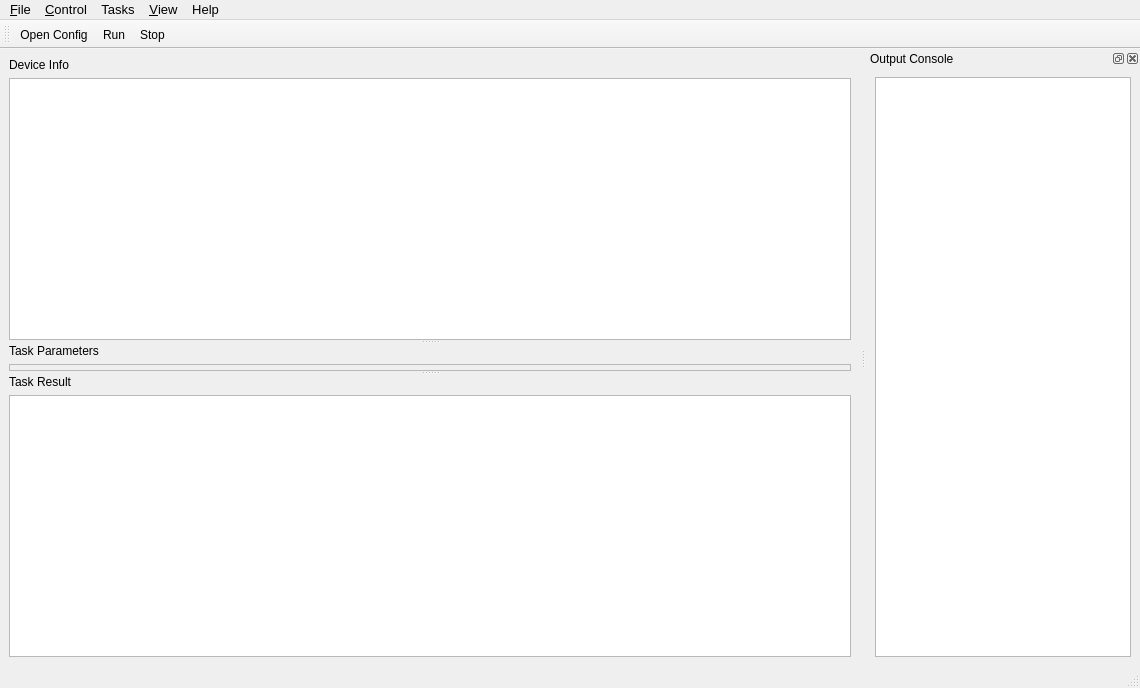
<?xml version="1.0" encoding="UTF-8"?>
<ui version="4.0">
 <class>TaskMain</class>
 <widget class="QMainWindow" name="TaskMain">
  <property name="geometry">
   <rect>
    <x>0</x>
    <y>0</y>
    <width>1140</width>
    <height>688</height>
   </rect>
  </property>
  <property name="windowTitle">
   <string>MainWindow</string>
  </property>
  <widget class="QWidget" name="centralwidget">
   <layout class="QHBoxLayout" name="horizontalLayout_2">
    <item>
     <widget class="QSplitter" name="splitter_2">
      <property name="orientation">
       <enum>Qt::Horizontal</enum>
      </property>
      <widget class="QSplitter" name="splitter">
       <property name="orientation">
        <enum>Qt::Vertical</enum>
       </property>
       <widget class="QWidget" name="layoutWidget">
        <layout class="QVBoxLayout" name="verticalLayout_2">
         <item>
          <widget class="QLabel" name="label_2">
           <property name="text">
            <string>Device Info</string>
           </property>
           <property name="buddy">
            <cstring>deviceInfo</cstring>
           </property>
          </widget>
         </item>
         <item>
          <widget class="QTextBrowser" name="deviceInfo"/>
         </item>
        </layout>
       </widget>
       <widget class="QWidget" name="layoutWidget">
        <layout class="QVBoxLayout" name="verticalLayout_3">
         <item>
          <widget class="QLabel" name="label_3">
           <property name="text">
            <string>Task Parameters</string>
           </property>
          </widget>
         </item>
         <item>
          <widget class="QFrame" name="taskParameterFrame">
           <property name="frameShape">
            <enum>QFrame::StyledPanel</enum>
           </property>
           <property name="frameShadow">
            <enum>QFrame::Raised</enum>
           </property>
          </widget>
         </item>
        </layout>
       </widget>
       <widget class="QWidget" name="layoutWidget">
        <layout class="QVBoxLayout" name="verticalLayout_4">
         <item>
          <widget class="QLabel" name="label_4">
           <property name="text">
            <string>Task Result</string>
           </property>
           <property name="buddy">
            <cstring>taskResult</cstring>
           </property>
          </widget>
         </item>
         <item>
          <widget class="QTextBrowser" name="taskResult">
           <property name="font">
            <font>
             <pointsize>10</pointsize>
            </font>
           </property>
          </widget>
         </item>
        </layout>
       </widget>
      </widget>
     </widget>
    </item>
   </layout>
  </widget>
  <widget class="QMenuBar" name="menubar">
   <property name="geometry">
    <rect>
     <x>0</x>
     <y>0</y>
     <width>1140</width>
     <height>23</height>
    </rect>
   </property>
   <property name="font">
    <font>
     <pointsize>10</pointsize>
    </font>
   </property>
   <widget class="QMenu" name="menu_File">
    <property name="title">
     <string>&amp;File</string>
    </property>
    <addaction name="action_Open"/>
    <addaction name="separator"/>
    <addaction name="actionQuit"/>
   </widget>
   <widget class="QMenu" name="menu_Control">
    <property name="title">
     <string>&amp;Control</string>
    </property>
    <addaction name="actionConnect"/>
    <addaction name="actionDisconnect"/>
   </widget>
   <widget class="QMenu" name="menu_View">
    <property name="title">
     <string>&amp;View</string>
    </property>
    <addaction name="actionConsole"/>
   </widget>
   <widget class="QMenu" name="menuHelp">
    <property name="title">
     <string>Help</string>
    </property>
   </widget>
   <widget class="QMenu" name="menu_Tasks">
    <property name="title">
     <string>Tasks</string>
    </property>
   </widget>
   <addaction name="menu_File"/>
   <addaction name="menu_Control"/>
   <addaction name="menu_Tasks"/>
   <addaction name="menu_View"/>
   <addaction name="menuHelp"/>
  </widget>
  <widget class="QStatusBar" name="statusbar">
   <property name="font">
    <font>
     <pointsize>10</pointsize>
    </font>
   </property>
  </widget>
  <widget class="QToolBar" name="toolBar">
   <property name="windowTitle">
    <string>toolBar</string>
   </property>
   <attribute name="toolBarArea">
    <enum>TopToolBarArea</enum>
   </attribute>
   <attribute name="toolBarBreak">
    <bool>false</bool>
   </attribute>
   <addaction name="action_Open"/>
   <addaction name="actionRun"/>
   <addaction name="actionStop"/>
  </widget>
  <widget class="QDockWidget" name="loggingDockWidget">
   <property name="toolTip">
    <string extracomment="Logging console"/>
   </property>
   <property name="whatsThis">
    <string extracomment="Logging console"/>
   </property>
   <property name="floating">
    <bool>false</bool>
   </property>
   <property name="windowTitle">
    <string>Output Console</string>
   </property>
   <attribute name="dockWidgetArea">
    <number>2</number>
   </attribute>
   <widget class="QWidget" name="dockWidgetContents_3">
    <layout class="QHBoxLayout" name="horizontalLayout">
     <item>
      <widget class="QTextBrowser" name="console">
       <property name="font">
        <font>
         <pointsize>10</pointsize>
        </font>
       </property>
      </widget>
     </item>
    </layout>
   </widget>
  </widget>
  <action name="action_New">
   <property name="icon">
    <iconset>
     <normaloff>icons/filenew.png</normaloff>icons/filenew.png</iconset>
   </property>
   <property name="text">
    <string>&amp;New</string>
   </property>
  </action>
  <action name="action_Open">
   <property name="icon">
    <iconset>
     <normaloff>icons/fileopen.png</normaloff>icons/fileopen.png</iconset>
   </property>
   <property name="text">
    <string>&amp;Open Config</string>
   </property>
  </action>
  <action name="action_Save">
   <property name="icon">
    <iconset>
     <normaloff>icons/filesave.png</normaloff>icons/filesave.png</iconset>
   </property>
   <property name="text">
    <string>&amp;Save</string>
   </property>
  </action>
  <action name="actionE_xit">
   <property name="icon">
    <iconset>
     <normaloff>icons/x.png</normaloff>icons/x.png</iconset>
   </property>
   <property name="text">
    <string>E&amp;xit</string>
   </property>
  </action>
  <action name="actionConnect">
   <property name="text">
    <string>Connect</string>
   </property>
  </action>
  <action name="actionDisconnect">
   <property name="text">
    <string>Disconnect</string>
   </property>
  </action>
  <action name="actionConsole">
   <property name="checkable">
    <bool>true</bool>
   </property>
   <property name="checked">
    <bool>false</bool>
   </property>
   <property name="text">
    <string>Console</string>
   </property>
  </action>
  <action name="actionQuit">
   <property name="text">
    <string>Quit</string>
   </property>
  </action>
  <action name="actionRun">
   <property name="icon">
    <iconset>
     <normaloff>icons/run.png</normaloff>icons/run.png</iconset>
   </property>
   <property name="text">
    <string>Run</string>
   </property>
   <property name="toolTip">
    <string>Start the selected test</string>
   </property>
   <property name="shortcut">
    <string>Alt+R</string>
   </property>
  </action>
  <action name="actionStop">
   <property name="icon">
    <iconset>
     <normaloff>icons/stop.png</normaloff>icons/stop.png</iconset>
   </property>
   <property name="text">
    <string>Stop</string>
   </property>
   <property name="toolTip">
    <string>Abort the current test</string>
   </property>
  </action>
 </widget>
 <resources/>
 <connections>
  <connection>
   <sender>action_Open</sender>
   <signal>triggered()</signal>
   <receiver>TaskMain</receiver>
   <slot>onOpen()</slot>
   <hints>
    <hint type="sourcelabel">
     <x>-1</x>
     <y>-1</y>
    </hint>
    <hint type="destinationlabel">
     <x>287</x>
     <y>322</y>
    </hint>
   </hints>
  </connection>
  <connection>
   <sender>action_New</sender>
   <signal>triggered()</signal>
   <receiver>TaskMain</receiver>
   <slot>onNew()</slot>
   <hints>
    <hint type="sourcelabel">
     <x>-1</x>
     <y>-1</y>
    </hint>
    <hint type="destinationlabel">
     <x>408</x>
     <y>343</y>
    </hint>
   </hints>
  </connection>
  <connection>
   <sender>action_Save</sender>
   <signal>triggered()</signal>
   <receiver>TaskMain</receiver>
   <slot>onSave()</slot>
   <hints>
    <hint type="sourcelabel">
     <x>-1</x>
     <y>-1</y>
    </hint>
    <hint type="destinationlabel">
     <x>408</x>
     <y>343</y>
    </hint>
   </hints>
  </connection>
  <connection>
   <sender>actionE_xit</sender>
   <signal>triggered()</signal>
   <receiver>TaskMain</receiver>
   <slot>close()</slot>
   <hints>
    <hint type="sourcelabel">
     <x>-1</x>
     <y>-1</y>
    </hint>
    <hint type="destinationlabel">
     <x>408</x>
     <y>343</y>
    </hint>
   </hints>
  </connection>
  <connection>
   <sender>actionConsole</sender>
   <signal>triggered()</signal>
   <receiver>TaskMain</receiver>
   <slot>onConsole()</slot>
   <hints>
    <hint type="sourcelabel">
     <x>-1</x>
     <y>-1</y>
    </hint>
    <hint type="destinationlabel">
     <x>408</x>
     <y>343</y>
    </hint>
   </hints>
  </connection>
  <connection>
   <sender>actionRun</sender>
   <signal>triggered()</signal>
   <receiver>TaskMain</receiver>
   <slot>onRun()</slot>
   <hints>
    <hint type="sourcelabel">
     <x>-1</x>
     <y>-1</y>
    </hint>
    <hint type="destinationlabel">
     <x>408</x>
     <y>343</y>
    </hint>
   </hints>
  </connection>
  <connection>
   <sender>actionStop</sender>
   <signal>triggered()</signal>
   <receiver>TaskMain</receiver>
   <slot>onStop()</slot>
   <hints>
    <hint type="sourcelabel">
     <x>-1</x>
     <y>-1</y>
    </hint>
    <hint type="destinationlabel">
     <x>408</x>
     <y>343</y>
    </hint>
   </hints>
  </connection>
  <connection>
   <sender>actionQuit</sender>
   <signal>triggered()</signal>
   <receiver>TaskMain</receiver>
   <slot>close()</slot>
   <hints>
    <hint type="sourcelabel">
     <x>-1</x>
     <y>-1</y>
    </hint>
    <hint type="destinationlabel">
     <x>569</x>
     <y>343</y>
    </hint>
   </hints>
  </connection>
  <connection>
   <sender>actionConnect</sender>
   <signal>triggered()</signal>
   <receiver>TaskMain</receiver>
   <slot>onConnect()</slot>
   <hints>
    <hint type="sourcelabel">
     <x>-1</x>
     <y>-1</y>
    </hint>
    <hint type="destinationlabel">
     <x>569</x>
     <y>343</y>
    </hint>
   </hints>
  </connection>
  <connection>
   <sender>actionDisconnect</sender>
   <signal>triggered()</signal>
   <receiver>TaskMain</receiver>
   <slot>onDisconnect()</slot>
   <hints>
    <hint type="sourcelabel">
     <x>-1</x>
     <y>-1</y>
    </hint>
    <hint type="destinationlabel">
     <x>569</x>
     <y>343</y>
    </hint>
   </hints>
  </connection>
 </connections>
 <slots>
  <slot>onOpen()</slot>
  <slot>onNew()</slot>
  <slot>onSave()</slot>
  <slot>onConsole()</slot>
  <slot>onRun()</slot>
  <slot>onStop()</slot>
  <slot>onPlot()</slot>
  <slot>onTerminal()</slot>
  <slot>onConnect()</slot>
  <slot>onDisconnect()</slot>
 </slots>
</ui>
